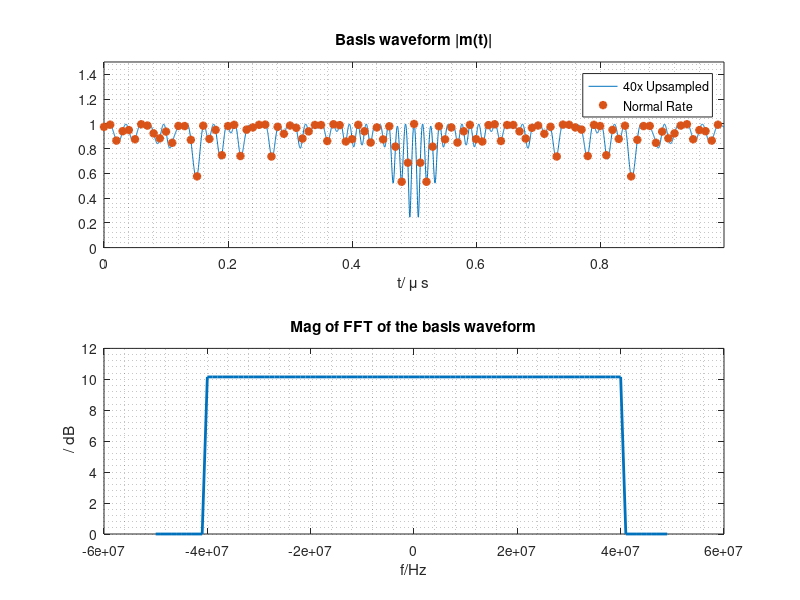
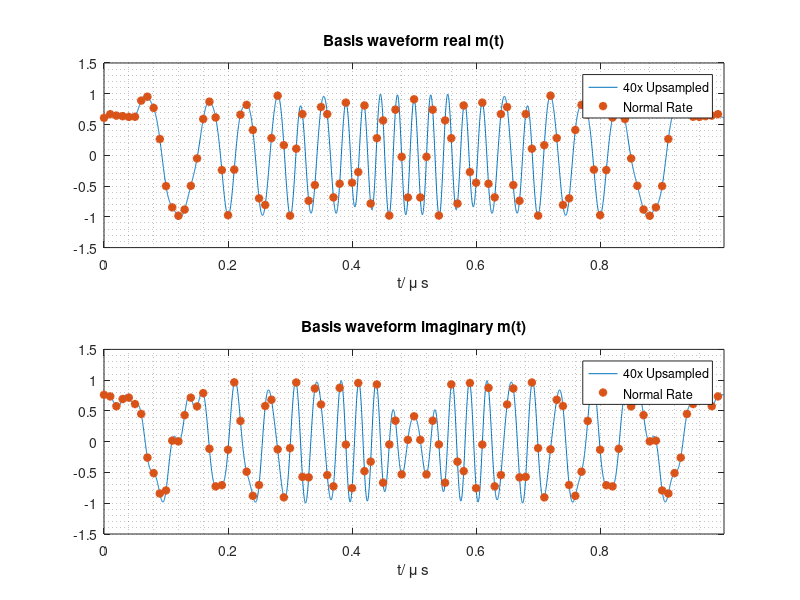

MATLAB code for these plots, in order:
% Rui Wang
% Date: May 18th, 2013

% Function: Computes the optimal phase vector for multitone signals with 
% low crest factor

% update the function to select the bandwidth and upper and lower
% freqeucnies

% Reference: Mathias Friese, Multitone Signals with Low Crest Factor, IEEE
% Trans on Communications, Vol. 45, No.10, Oct. 1997

%{
Revision History
Programmer                      Change                     Date
Rui Wang                       original                May 18th,2013
Rui Wang                  change parameters for Usrp   Nov 24th,2015
Rui Wang                add comments for f1 = 0        May 5th, 2016
Rui Wang         modify the script to ensure more ifft points and better
                 accuracy for the time-domain signal   Nov 8th, 2017
Jorge Gomez      Change the frequency sampling to 80 MS/s  Dec 10th, 2017
                 plot the real and imaginary parts      
%}
% Copyright Rui Wang 2013

clear;clc;
close all;

%Nf = 384; % number of frequency tones
N = 4000; %N = 80; % number of IFFT points
fs = 100e6;  % sampling frequency Hz
T0 = 1e-6; % OFDM symbol duration
df = 1/T0; % subcarrier spacing in Hz
f1 = 0*df; fix1 = floor(f1/df);% low frequency, index
f2 = 40e6; fix2 = floor(f2/df);% high frequency, index

if f1 == 0
    % case DC component is included, f1 = 0
    Nf = 2*(fix2 - fix1 + 1) -1; % odd number
    %Nf = 2*fix2 + 1;
    ftone = zeros(1,Nf); % frequency tones
    ftone(1:floor(Nf/2)) = (-fix2*df):df:-df; % negative frequency tones
    ftone(floor(Nf/2)+1) = 0; % DC 
    ftone(ceil(Nf/2)+1:end) = df:df:fix2*df; % positive frequency tones
    fix_eff = 1:Nf; % useful subcarrier index
else
    Nf_tot = 2*(fix2 - fix1 + 1); % even number
    ftone = zeros(1,Nf_tot);
    ftone(1:Nf_tot/2) = (-fix2*df):df:(-fix1*df);
    ftone(Nf_tot/2+1:Nf_tot) = -ftone(Nf_tot/2:-1:1);
    %ftone(Nf/2+1:Nf) = -ftone(1:Nf/2); % old incorrect
    Nf = 2*fix2+1;
    fix_eff = [1:Nf_tot/2,Nf-Nf_tot/2+1:Nf];
end

% normal time index
t = 0:1/fs:(fs/df-1)/fs; 
% densified time index
t_D = linspace(0,T0,N+1); t_D = t_D(1:end-1); 


% n = zeros(1,Nf);
% if mod(Nf,2) 
%     % when Nf is odd, or f1 = 0
%     %n(1:ceil(Nf/2)) = (-floor(f2/f_res)):1:(-floor(f1/f_res));
%     %n(Nf/2+1:Nf) = -n(1:Nf/2); % old
%     %n(ceil(Nf/2)+1:Nf) = -n(ceil(Nf/2)-1:-1:1);
%     n = -(Nf-1)/2 : (Nf-1)/2;
% else
%     % when Nf is even, or f1 > 0
%     n(1:Nf/2) = -fix2:-fix1;
%     n(Nf/2+1:Nf) = -n(Nf/2:-1:1);    
% end

n = -(Nf-1)/2 : (Nf-1)/2;
Phi = pi*n.^2/Nf;
w_res = 2*pi*df;


ix = 0; % iteration index
max_ix = 10000;
CF = 5;
S = sqrt(Nf);
CF_store = zeros(1,max_ix);
key_reconstruct = 0;
key_liftthreshold = 1;
key_plotm_t = 0;
while (ix<=max_ix) && (S <sqrt(Nf)*CF)
    ix = ix+1;
% Calculate time-domain signal     
%     m_t = zeros(size(t));
%     for kk = 0:Nf-1
%         m_t = m_t+exp(1j*(2*pi*ftone(kk+1)*t+Phi(kk+1)));
%     end

    M = exp(1j*Phi);
    if length(fix_eff) ~= Nf
        M(setdiff(1:Nf,fix_eff)) = zeros(1,Nf-length(fix_eff));
    end
  
    M_sft = ifftshift(M);
    % pad zeros in the middle frequency, i.e. after the highest frequency
    M_pad = [M_sft(1:ceil(Nf/2)),zeros(1,N-Nf),M_sft(ceil(Nf/2)+1:end)]; 
    m_t = N*ifft(M_pad);
    if key_plotm_t ==1
        figure(10)
        plot(abs(m_t));
        figure(11)
        plot(abs(fft(m_t)));
    end
    CF_store(ix) = max(abs(m_t))/sqrt(mean(abs(m_t).^2));
    CF = CF_store(ix);
    
% Calculate error signal
    e_t = (abs(m_t)>=S).*(abs(m_t)-S).*exp(1j*angle(m_t));
% Fourier series expansion (OBSOLETE)
%     e_k = zeros(1,Nf);
%     n = 0:N-1;
%     for ii=1:Nf
%         e_k(ii) = 1/N*sum(e_t.*exp(-1j*2*pi*ftone(ii)*n/fs));
%     end
    
    % Find frequency coefficients of e_k
    e_k_pad = 1/N*fft(e_t); 
    e_k_sft = [e_k_pad(1:ceil(Nf/2)),e_k_pad(ceil(Nf/2)+1+N-Nf:end)];
    e_k = fftshift(e_k_sft);
    
    if key_reconstruct == 1
        e_t_recon = zeros(size(t));
        for kk = 1:Nf
            e_t_recon = e_t_recon + e_k(kk)*exp(1j*2*pi*ftone(kk)*t);
        end
        figure(99)
        plot(t,abs(e_t),'r');
        hold on;
        plot(t,abs(e_t_recon),'b');
        legend('original error waveform','renconstruction');
        grid on;
        err_recon = mean(abs(e_t_recon-e_t).^2);
        err_pratio = err_recon/mean(abs(e_t).^2);
    else
%         disp('no reconstruction comparison')
    end
    
% subtraction of error signal in the frequency domain
    for kk = 1:Nf
        Phi(kk) = angle( exp(1j*Phi(kk))-e_k(kk) );
    end

% update the threshold
    if key_liftthreshold == 1
     S = S+0.001;
    else 
        S=S+0;
    end
end    

% Final waveform sampled at fs 
m_t_fs = m_t(1:length(t_D)/length(t):end);
m_t_fs_norm=m_t_fs/max(abs(m_t));

figure(10)
subplot(2,1,1)
plot(t_D*1e6,real(m_t)/max(abs(m_t)));
hold on;
plot(t*1e6,real(m_t_fs_norm),'*','Linewidth',2);grid minor
title('Basis waveform real m(t)'); 
xlabel('t/ \mu s')
legend(sprintf('%dx Upsampled',length(t_D)/length(t)),'Normal Rate');
axis([0,max(t_D*1e6),-1.5,1.5]);
hold off;
subplot(2,1,2)
plot(t_D*1e6,imag(m_t)/max(abs(m_t)));
hold on;
plot(t*1e6,imag(m_t_fs_norm),'*','Linewidth',2);grid minor
title('Basis waveform imaginary m(t)'); 
xlabel('t/ \mu s')
legend(sprintf('%dx Upsampled',length(t_D)/length(t)),'Normal Rate');
axis([0,max(t_D*1e6),-1.5,1.5]);
hold off;

figure(1)
subplot(2,1,1)
plot(t_D*1e6,abs(m_t)/max(abs(m_t)));
hold on;
plot(t*1e6,abs(m_t_fs_norm),'*','Linewidth',2);grid minor
title('Basis waveform |m(t)|'); 
xlabel('t/ \mu s')
legend(sprintf('%dx Upsampled',length(t_D)/length(t)),'Normal Rate');
axis([0,max(t_D*1e6),0,1.5]);
hold off;

f = -fs/2:df:(fs/2-df);
subplot(2,1,2);
plot(f,abs(ifftshift(fft(m_t_fs_norm))),'Linewidth',2);grid minor
xlabel('f/Hz');ylabel(' / dB');
title('Mag of FFT of the basis waveform');

% figure(3)
% f_long = -fs/2:df/2:fs/2-df/2;
% f_ix = 1:2:length(f_long);
% subplot(2,1,1)
% plot(f_long,10*log10(fftshift(abs(fft(m_t,2*N)))));
% xlabel('f/Hz'); ylabel('|mag| / dB');
% title('FFT of 2N samples, zero-padding');
% subplot(2,1,2)
% m_mag = fftshift(abs(fft(m_t,2*N)));
% plot(f,10*log10(m_mag(f_ix)));
% xlabel('f/Hz'); ylabel('|mag| / dB');
% 
% figure(2)
% plot(CF_store(1:ix),'Linewidth',2);grid minor
% xlabel('Iteration number'); ylabel('Crest Factor');
% 
% figure(3) 
% m_rep4 = repmat(m_t,1,4);
% pwelch(m_rep4,128,64,length(m_rep4),fs,'twosided');
% title('4 times the length of original sequence');
% 
% figure(4) 
% m_rep4_wcp = [m_rep4(end-199:end),m_rep4];
% length(m_rep4_wcp)
% pwelch(m_rep4_wcp,128,120,length(m_rep4_wcp),fs,'twosided');
% title('')
save('1MIMO_100MS_80MHz_100pts.mat','m_t_fs','fs','m_t_fs_norm')
M_f_norm=fftshift(fft(m_t_fs_norm));
M_f=fftshift(fft(m_t_fs));
